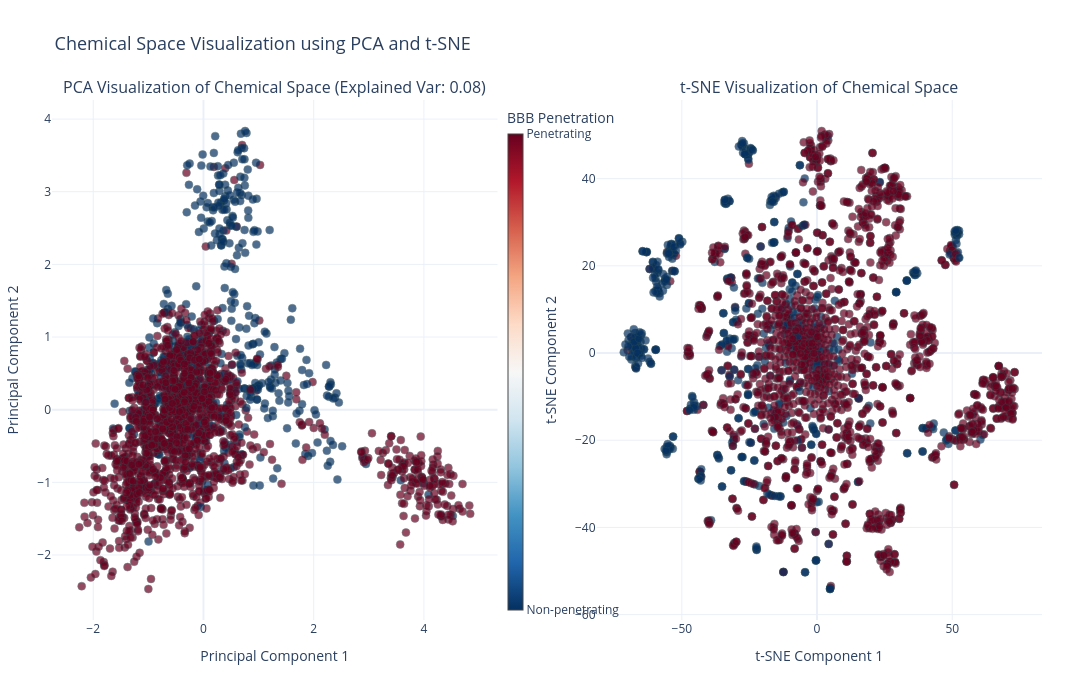

The code cell stored with this chart in its notebook:
### Markdown cell above
### 2) Visualize the chemical space covered by the molecules in the dataset using PCA and t-SNE. Comment and justify the results.

### Code cell
from sklearn.decomposition import PCA
from sklearn.manifold import TSNE
from rdkit.Chem import rdFingerprintGenerator
import plotly.express as px
import plotly.graph_objects as go
from plotly.subplots import make_subplots

# Generate Morgan fingerprint generator with radius 2 and 2048 bits
mfpgen = rdFingerprintGenerator.GetMorganGenerator(radius=2, fpSize=2048)

# Convert SMILES to RDKit molecule objects
mols = [Chem.MolFromSmiles(smiles) for smiles in df['smiles']]
mols = [mol for mol in mols if mol is not None]  # Filter out None values

# Extract penetration labels for valid molecules
valid_indices = [i for i, mol in enumerate(mols) if mol is not None]
labels = df['label'].iloc[valid_indices].values

# Generate Morgan fingerprints (ECFP) with 2048 bits
print("Generating molecular fingerprints...")
fingerprints = [mfpgen.GetFingerprint(mol) for mol in mols]
fingerprints_array = np.array([list(fp) for fp in fingerprints])

# Apply PCA for dimensionality reduction
print("Applying PCA...")
pca = PCA(n_components=2)
pca_result = pca.fit_transform(fingerprints_array)
print(f"Explained variance ratio with PCA: {pca.explained_variance_ratio_.sum():.2f}")

# Apply t-SNE for dimensionality reduction
print("Applying t-SNE...")
tsne = TSNE(n_components=2, random_state=42, perplexity=30, n_iter=1000)
tsne_result = tsne.fit_transform(fingerprints_array)

# Create a dataframe with all the results for easier plotting
viz_df = pd.DataFrame({
    'PCA_1': pca_result[:, 0],
    'PCA_2': pca_result[:, 1],
    'tSNE_1': tsne_result[:, 0],
    'tSNE_2': tsne_result[:, 1],
    'Penetration': labels,
    'PenetrationLabel': ['Penetrating' if l == 1 else 'Non-penetrating' for l in labels],
    'Drug_ID': df['Drug_ID'].iloc[valid_indices].values,
    'SMILES': df['smiles'].iloc[valid_indices].values
})

# Create subplots with 1 row and 2 columns
fig = make_subplots(
    rows=1, cols=2,
    subplot_titles=(
        f'PCA Visualization of Chemical Space (Explained Var: {pca.explained_variance_ratio_.sum():.2f})', 
        't-SNE Visualization of Chemical Space'
    ),
    horizontal_spacing=0.1
)

# Add PCA scatter plot
fig.add_trace(
    go.Scatter(
        x=viz_df['PCA_1'],
        y=viz_df['PCA_2'],
        mode='markers',
        marker=dict(
            size=8,
            color=viz_df['Penetration'],
            colorscale='RdBu_r',
            opacity=0.7,
            line=dict(width=0.5, color='DarkSlateGrey'),
            colorbar=dict(
                title="BBB Penetration",
                x=0.45,
                y=0.5,
                thickness=15,
                tickvals=[0, 1],
                ticktext=['Non-penetrating', 'Penetrating']
            ),
            showscale=True
        ),
        text=viz_df['Drug_ID'],
        hoverinfo='text',
        hovertemplate='<b>Name:</b> %{text}<br><b>Penetration:</b> %{marker.color}<extra></extra>',
        showlegend=False
    ),
    row=1, col=1
)

# Add t-SNE scatter plot
fig.add_trace(
    go.Scatter(
        x=viz_df['tSNE_1'],
        y=viz_df['tSNE_2'],
        mode='markers',
        marker=dict(
            size=8,
            color=viz_df['Penetration'],
            colorscale='RdBu_r',
            opacity=0.7,
            line=dict(width=0.5, color='DarkSlateGrey'),
            showscale=False
        ),
        text=viz_df['Drug_ID'],
        hoverinfo='text',
        hovertemplate='<b>Name:</b> %{text}<br><b>Penetration:</b> %{marker.color}<extra></extra>',
        showlegend=False
    ),
    row=1, col=2
)

# Update layout
fig.update_layout(
    height=700,
    width=1200,
    title_text="Chemical Space Visualization using PCA and t-SNE",
    title_font=dict(size=18),
    template="plotly_white",
    hoverlabel=dict(bgcolor="white", font_size=12),
    margin=dict(l=50, r=50, t=100, b=80)
)

# Update x and y axis labels
fig.update_xaxes(title_text=f"Principal Component 1", row=1, col=1)
fig.update_yaxes(title_text=f"Principal Component 2", row=1, col=1)
fig.update_xaxes(title_text=f"t-SNE Component 1", row=1, col=2)
fig.update_yaxes(title_text=f"t-SNE Component 2", row=1, col=2)

# Show the interactive plot
fig.show()

# Add detailed analysis
print("\nAnalysis of Chemical Space Visualization:")
print("------------------------------------------")
print(f"PCA visualization explains {pca.explained_variance_ratio_.sum():.2f} of the total variance, preserving global structure.")
print("t-SNE visualization preserves local neighborhoods and can reveal more detailed clusters.")
print(f"Number of penetrating molecules (1): {sum(labels == 1)} ({sum(labels == 1)/len(labels)*100:.1f}%)")
print(f"Number of non-penetrating molecules (0): {sum(labels == 0)} ({sum(labels == 0)/len(labels)*100:.1f}%)")

# Class distribution in visualized space
print("\nClass Distribution Analysis:")
pca_penetrating = viz_df[viz_df['Penetration'] == 1][['PCA_1', 'PCA_2']]
pca_nonpenetrating = viz_df[viz_df['Penetration'] == 0][['PCA_1', 'PCA_2']]
tsne_penetrating = viz_df[viz_df['Penetration'] == 1][['tSNE_1', 'tSNE_2']]
tsne_nonpenetrating = viz_df[viz_df['Penetration'] == 0][['tSNE_1', 'tSNE_2']]

print(f"PCA - Mean position for penetrating molecules: ({pca_penetrating['PCA_1'].mean():.3f}, {pca_penetrating['PCA_2'].mean():.3f})")
print(f"PCA - Mean position for non-penetrating molecules: ({pca_nonpenetrating['PCA_1'].mean():.3f}, {pca_nonpenetrating['PCA_2'].mean():.3f})")
print(f"t-SNE - Mean position for penetrating molecules: ({tsne_penetrating['tSNE_1'].mean():.3f}, {tsne_penetrating['tSNE_2'].mean():.3f})")
print(f"t-SNE - Mean position for non-penetrating molecules: ({tsne_nonpenetrating['tSNE_1'].mean():.3f}, {tsne_nonpenetrating['tSNE_2'].mean():.3f})")

### Figure 1 — Plotly figure (JSON) as saved in the notebook; plotly's stock layout.template omitted (floating-point values rounded to 4 significant figures; data arrays with more than 128 entries replaced by an {"elided": "..."} marker saying what was removed)
{"data": [{"hoverinfo": "text", "hovertemplate": "<b>Name:</b> %{text}<br><b>Penetration:</b> %{marker.color}<extra></extra>", "marker": {"color": {"elided": "1975 int values"}, "colorbar": {"thickness": 15, "ticktext": ["Non-penetrating", "Penetrating"], "tickvals": [0, 1], "title": {"text": "BBB Penetration"}, "x": 0.45, "y": 0.5}, "colorscale": [[0, "rgb(5,48,97)"], [0.1, "rgb(33,102,172)"], [0.2, "rgb(67,147,195)"], [0.3, "rgb(146,197,222)"], [0.4, "rgb(209,229,240)"], [0.5, "rgb(247,247,247)"], [0.6, "rgb(253,219,199)"], [0.7, "rgb(244,165,130)"], [0.8, "rgb(214,96,77)"], [0.9, "rgb(178,24,43)"], [1, "rgb(103,0,31)"]], "line": {"color": "DarkSlateGrey", "width": 0.5}, "opacity": 0.7, "showscale": true, "size": 8}, "mode": "markers", "showlegend": false, "text": {"elided": "1975 str values"}, "type": "scatter", "x": {"elided": "1975 float values"}, "xaxis": "x", "y": {"elided": "1975 float values"}, "yaxis": "y"}, {"hoverinfo": "text", "hovertemplate": "<b>Name:</b> %{text}<br><b>Penetration:</b> %{marker.color}<extra></extra>", "marker": {"color": {"elided": "1975 int values"}, "colorscale": [[0, "rgb(5,48,97)"], [0.1, "rgb(33,102,172)"], [0.2, "rgb(67,147,195)"], [0.3, "rgb(146,197,222)"], [0.4, "rgb(209,229,240)"], [0.5, "rgb(247,247,247)"], [0.6, "rgb(253,219,199)"], [0.7, "rgb(244,165,130)"], [0.8, "rgb(214,96,77)"], [0.9, "rgb(178,24,43)"], [1, "rgb(103,0,31)"]], "line": {"color": "DarkSlateGrey", "width": 0.5}, "opacity": 0.7, "showscale": false, "size": 8}, "mode": "markers", "showlegend": false, "text": {"elided": "1975 str values"}, "type": "scatter", "x": {"elided": "1975 float values"}, "xaxis": "x2", "y": {"elided": "1975 float values"}, "yaxis": "y2"}], "layout": {"annotations": [{"font": {"size": 16}, "showarrow": false, "text": "PCA Visualization of Chemical Space (Explained Var: 0.08)", "x": 0.225, "xanchor": "center", "xref": "paper", "y": 1, "yanchor": "bottom", "yref": "paper"}, {"font": {"size": 16}, "showarrow": false, "text": "t-SNE Visualization of Chemical Space", "x": 0.775, "xanchor": "center", "xref": "paper", "y": 1, "yanchor": "bottom", "yref": "paper"}], "height": 700, "hoverlabel": {"bgcolor": "white", "font": {"size": 12}}, "margin": {"b": 80, "l": 50, "r": 50, "t": 100}, "title": {"font": {"size": 18}, "text": "Chemical Space Visualization using PCA and t-SNE"}, "width": 1200, "xaxis": {"anchor": "y", "domain": [0, 0.45], "title": {"text": "Principal Component 1"}}, "xaxis2": {"anchor": "y2", "domain": [0.55, 1], "title": {"text": "t-SNE Component 1"}}, "yaxis": {"anchor": "x", "domain": [0, 1], "title": {"text": "Principal Component 2"}}, "yaxis2": {"anchor": "x2", "domain": [0, 1], "title": {"text": "t-SNE Component 2"}}}}
